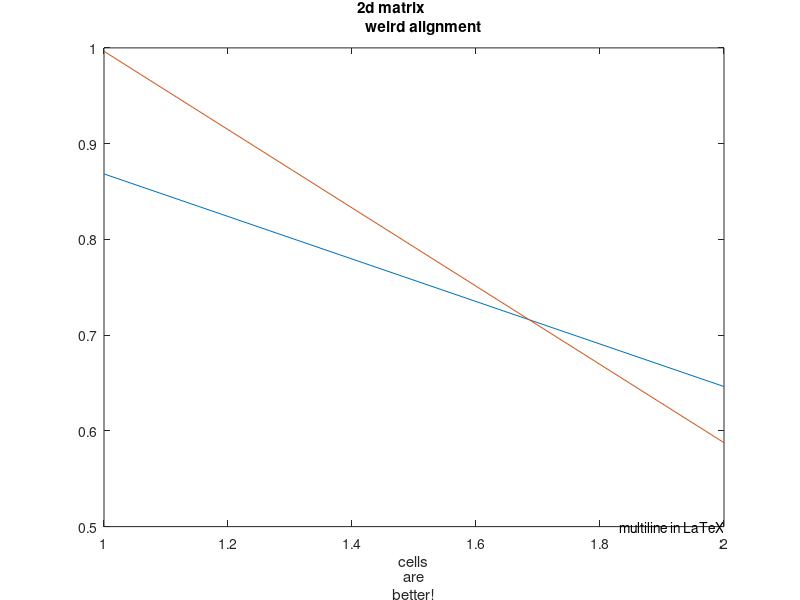

Here is the MATLAB script that generated this plot: (Note: this script raises an error after producing the figure.)
%% Preamble -- not to appear in userguide
hfig = figure;
set(hfig,'units','centimeters','NumberTitle','off','Name','ex10');
pos = get(hfig,'position');
set(hfig,'position',[pos(1:2),6,4]);
axis([1 2 0 1]);
%% Everything below appears in userguide
plot(rand(2));
title(['2d matrix           ';'     weird alignment']);
xlabel({'cells';'are';'better!'});
text(2,0.5,'multiline in LaTeX','HorizontalAlignment',...
  'right','UserData',['matlabfrag:\begin{tabular}',...
  '{@{}r@{}}multiline\\in\\\LaTeX\end{tabular}']);
%% The following is excluded from userguide
matlabfrag('graphics/ex10');